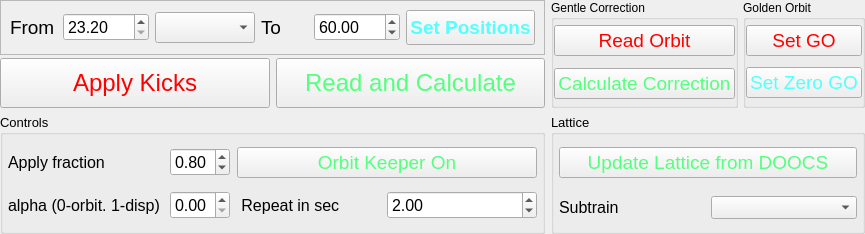
         <widget class="QWidget" name="widget_4" native="true">
          <layout class="QGridLayout" name="gridLayout_9">
           <property name="leftMargin">
            <number>0</number>
           </property>
           <property name="topMargin">
            <number>0</number>
           </property>
           <property name="rightMargin">
            <number>0</number>
           </property>
           <property name="bottomMargin">
            <number>0</number>
           </property>
           <item row="1" column="0" colspan="2">
            <widget class="QGroupBox" name="groupBox_4">
             <property name="minimumSize">
              <size>
               <width>0</width>
               <height>120</height>
              </size>
             </property>
             <property name="font">
              <font>
               <pointsize>10</pointsize>
              </font>
             </property>
             <property name="title">
              <string>Controls</string>
             </property>
             <layout class="QGridLayout" name="gridLayout_24">
              <property name="leftMargin">
               <number>5</number>
              </property>
              <property name="topMargin">
               <number>0</number>
              </property>
              <property name="rightMargin">
               <number>5</number>
              </property>
              <property name="bottomMargin">
               <number>0</number>
              </property>
              <property name="horizontalSpacing">
               <number>7</number>
              </property>
              <property name="verticalSpacing">
               <number>1</number>
              </property>
              <item row="0" column="1">
               <widget class="QDoubleSpinBox" name="sb_apply_fraction">
                <property name="font">
                 <font>
                  <pointsize>12</pointsize>
                 </font>
                </property>
                <property name="locale">
                 <locale language="English" country="UnitedStates"/>
                </property>
                <property name="minimum">
                 <double>0.000000000000000</double>
                </property>
                <property name="maximum">
                 <double>1.000000000000000</double>
                </property>
                <property name="singleStep">
                 <double>0.100000000000000</double>
                </property>
                <property name="value">
                 <double>0.800000000000000</double>
                </property>
               </widget>
              </item>
              <item row="2" column="1">
               <widget class="QDoubleSpinBox" name="sb_alpha">
                <property name="font">
                 <font>
                  <pointsize>12</pointsize>
                 </font>
                </property>
                <property name="locale">
                 <locale language="English" country="UnitedStates"/>
                </property>
                <property name="minimum">
                 <double>0.000000000000000</double>
                </property>
                <property name="maximum">
                 <double>1.000000000000000</double>
                </property>
                <property name="singleStep">
                 <double>0.100000000000000</double>
                </property>
                <property name="value">
                 <double>0.000000000000000</double>
                </property>
               </widget>
              </item>
              <item row="0" column="3">
               <widget class="QPushButton" name="pb_feedback">
                <property name="enabled">
                 <bool>true</bool>
                </property>
                <property name="sizePolicy">
                 <sizepolicy hsizetype="Preferred" vsizetype="Minimum">
                  <horstretch>0</horstretch>
                  <verstretch>0</verstretch>
                 </sizepolicy>
                </property>
                <property name="minimumSize">
                 <size>
                  <width>300</width>
                  <height>0</height>
                 </size>
                </property>
                <property name="font">
                 <font>
                  <pointsize>14</pointsize>
                 </font>
                </property>
                <property name="styleSheet">
                 <string notr="true">color: rgb(85, 255, 127); font-size: 14pt;</string>
                </property>
                <property name="text">
                 <string>Orbit Keeper On</string>
                </property>
               </widget>
              </item>
              <item row="2" column="0">
               <widget class="QLabel" name="label_7">
                <property name="font">
                 <font>
                  <pointsize>12</pointsize>
                 </font>
                </property>
                <property name="text">
                 <string>alpha (0-orbit. 1-disp)</string>
                </property>
               </widget>
              </item>
              <item row="0" column="0">
               <widget class="QLabel" name="label_12">
                <property name="font">
                 <font>
                  <pointsize>12</pointsize>
                 </font>
                </property>
                <property name="text">
                 <string>Apply fraction             </string>
                </property>
               </widget>
              </item>
              <item row="2" column="3">
               <layout class="QHBoxLayout" name="horizontalLayout_24">
                <item>
                 <widget class="QLabel" name="label_8">
                  <property name="font">
                   <font>
                    <pointsize>12</pointsize>
                   </font>
                  </property>
                  <property name="text">
                   <string> Repeat in sec</string>
                  </property>
                 </widget>
                </item>
                <item>
                 <widget class="QDoubleSpinBox" name="sb_feedback_sec">
                  <property name="font">
                   <font>
                    <pointsize>12</pointsize>
                   </font>
                  </property>
                  <property name="locale">
                   <locale language="English" country="UnitedStates"/>
                  </property>
                  <property name="minimum">
                   <double>1.000000000000000</double>
                  </property>
                  <property name="maximum">
                   <double>30.000000000000000</double>
                  </property>
                  <property name="singleStep">
                   <double>1.000000000000000</double>
                  </property>
                  <property name="value">
                   <double>2.000000000000000</double>
                  </property>
                 </widget>
                </item>
               </layout>
              </item>
             </layout>
            </widget>
           </item>
           <item row="0" column="0" colspan="2">
            <layout class="QGridLayout" name="gridLayout_4">
             <property name="verticalSpacing">
              <number>3</number>
             </property>
             <item row="4" column="0">
              <widget class="QPushButton" name="pb_apply_kicks">
               <property name="minimumSize">
                <size>
                 <width>150</width>
                 <height>50</height>
                </size>
               </property>
               <property name="font">
                <font>
                 <pointsize>18</pointsize>
                 <weight>50</weight>
                 <bold>false</bold>
                </font>
               </property>
               <property name="styleSheet">
                <string notr="true">color: rgb(255, 0, 0); font-size: 18pt;</string>
               </property>
               <property name="text">
                <string>Apply Kicks</string>
               </property>
              </widget>
             </item>
             <item row="2" column="0" colspan="2">
              <widget class="QFrame" name="frame">
               <property name="frameShape">
                <enum>QFrame::StyledPanel</enum>
               </property>
               <property name="frameShadow">
                <enum>QFrame::Raised</enum>
               </property>
               <layout class="QHBoxLayout" name="horizontalLayout_5">
                <item>
                 <widget class="QLabel" name="label">
                  <property name="maximumSize">
                   <size>
                    <width>75</width>
                    <height>16777215</height>
                   </size>
                  </property>
                  <property name="font">
                   <font>
                    <pointsize>14</pointsize>
                   </font>
                  </property>
                  <property name="text">
                   <string>From</string>
                  </property>
                 </widget>
                </item>
                <item>
                 <widget class="QDoubleSpinBox" name="sb_lat_from">
                  <property name="font">
                   <font>
                    <pointsize>12</pointsize>
                   </font>
                  </property>
                  <property name="locale">
                   <locale language="English" country="UnitedStates"/>
                  </property>
                  <property name="minimum">
                   <double>23.199999999999999</double>
                  </property>
                  <property name="maximum">
                   <double>2500.000000000000000</double>
                  </property>
                  <property name="singleStep">
                   <double>50.000000000000000</double>
                  </property>
                  <property name="value">
                   <double>23.199999999999999</double>
                  </property>
                 </widget>
                </item>
                <item>
                 <widget class="QComboBox" name="cb_lattice">
                  <property name="minimumSize">
                   <size>
                    <width>0</width>
                    <height>0</height>
                   </size>
                  </property>
                  <property name="font">
                   <font>
                    <pointsize>14</pointsize>
                   </font>
                  </property>
                 </widget>
                </item>
                <item>
                 <widget class="QLabel" name="label_2">
                  <property name="maximumSize">
                   <size>
                    <width>50</width>
                    <height>16777215</height>
                   </size>
                  </property>
                  <property name="font">
                   <font>
                    <pointsize>14</pointsize>
                   </font>
                  </property>
                  <property name="text">
                   <string>To</string>
                  </property>
                 </widget>
                </item>
                <item>
                 <widget class="QDoubleSpinBox" name="sb_lat_to">
                  <property name="font">
                   <font>
                    <pointsize>12</pointsize>
                   </font>
                  </property>
                  <property name="locale">
                   <locale language="English" country="UnitedStates"/>
                  </property>
                  <property name="minimum">
                   <double>23.199999999999999</double>
                  </property>
                  <property name="maximum">
                   <double>2500.000000000000000</double>
                  </property>
                  <property name="singleStep">
                   <double>50.000000000000000</double>
                  </property>
                  <property name="value">
                   <double>60.000000000000000</double>
                  </property>
                 </widget>
                </item>
                <item>
                 <widget class="QPushButton" name="pb_set_pos">
                  <property name="minimumSize">
                   <size>
                    <width>0</width>
                    <height>35</height>
                   </size>
                  </property>
                  <property name="font">
                   <font>
                    <pointsize>14</pointsize>
                    <weight>75</weight>
                    <bold>true</bold>
                   </font>
                  </property>
                  <property name="styleSheet">
                   <string notr="true">color: rgb(85, 255, 255);</string>
                  </property>
                  <property name="text">
                   <string>Set Positions</string>
                  </property>
                 </widget>
                </item>
               </layout>
              </widget>
             </item>
             <item row="4" column="1">
              <widget class="QPushButton" name="pb_correct_orbit">
               <property name="minimumSize">
                <size>
                 <width>0</width>
                 <height>50</height>
                </size>
               </property>
               <property name="font">
                <font>
                 <pointsize>18</pointsize>
                 <weight>50</weight>
                 <bold>false</bold>
                </font>
               </property>
               <property name="styleSheet">
                <string notr="true">color: rgb(85, 255, 127); font-size: 18pt;</string>
               </property>
               <property name="text">
                <string>Read and Calculate</string>
               </property>
              </widget>
             </item>
            </layout>
           </item>
           <item row="1" column="3">
            <widget class="QGroupBox" name="groupBox_5">
             <property name="minimumSize">
              <size>
               <width>0</width>
               <height>100</height>
              </size>
             </property>
             <property name="font">
              <font>
               <pointsize>10</pointsize>
              </font>
             </property>
             <property name="title">
              <string>Lattice</string>
             </property>
             <layout class="QGridLayout" name="gridLayout_26">
              <property name="leftMargin">
               <number>5</number>
              </property>
              <property name="topMargin">
               <number>0</number>
              </property>
              <property name="rightMargin">
               <number>5</number>
              </property>
              <property name="bottomMargin">
               <number>0</number>
              </property>
              <item row="1" column="0">
               <layout class="QHBoxLayout" name="horizontalLayout">
                <item>
                 <widget class="QLabel" name="label_14">
                  <property name="sizePolicy">
                   <sizepolicy hsizetype="Minimum" vsizetype="Minimum">
                    <horstretch>0</horstretch>
                    <verstretch>0</verstretch>
                   </sizepolicy>
                  </property>
                  <property name="font">
                   <font>
                    <pointsize>12</pointsize>
                   </font>
                  </property>
                  <property name="text">
                   <string>Subtrain</string>
                  </property>
                 </widget>
                </item>
                <item>
                 <widget class="QComboBox" name="combo_subtrain"/>
                </item>
               </layout>
              </item>
              <item row="0" column="0">
               <widget class="QPushButton" name="pb_update_lat">
                <property name="enabled">
                 <bool>true</bool>
                </property>
                <property name="minimumSize">
                 <size>
                  <width>0</width>
                  <height>0</height>
                 </size>
                </property>
                <property name="font">
                 <font>
                  <pointsize>14</pointsize>
                 </font>
                </property>
                <property name="styleSheet">
                 <string notr="true">color: rgb(85, 255, 127); font-size: 14pt;</string>
                </property>
                <property name="text">
                 <string>Update Lattice from DOOCS</string>
                </property>
               </widget>
              </item>
             </layout>
            </widget>
           </item>
           <item row="0" column="3">
            <layout class="QHBoxLayout" name="horizontalLayout_2">
             <property name="spacing">
              <number>5</number>
             </property>
             <item>
              <widget class="QGroupBox" name="groupBox_11">
               <property name="minimumSize">
                <size>
                 <width>0</width>
                 <height>0</height>
                </size>
               </property>
               <property name="title">
                <string>Gentle Correction</string>
               </property>
               <layout class="QGridLayout" name="gridLayout_40">
                <property name="leftMargin">
                 <number>0</number>
                </property>
                <property name="topMargin">
                 <number>0</number>
                </property>
                <property name="rightMargin">
                 <number>0</number>
                </property>
                <property name="bottomMargin">
                 <number>0</number>
                </property>
                <property name="verticalSpacing">
                 <number>7</number>
                </property>
                <item row="0" column="0">
                 <widget class="QPushButton" name="pb_read_orbit">
                  <property name="sizePolicy">
                   <sizepolicy hsizetype="Minimum" vsizetype="Fixed">
                    <horstretch>0</horstretch>
                    <verstretch>0</verstretch>
                   </sizepolicy>
                  </property>
                  <property name="minimumSize">
                   <size>
                    <width>0</width>
                    <height>0</height>
                   </size>
                  </property>
                  <property name="maximumSize">
                   <size>
                    <width>16777215</width>
                    <height>16777215</height>
                   </size>
                  </property>
                  <property name="font">
                   <font>
                    <pointsize>14</pointsize>
                    <weight>50</weight>
                    <bold>false</bold>
                   </font>
                  </property>
                  <property name="styleSheet">
                   <string notr="true">color: rgb(255, 0, 0); font-size: 14pt;</string>
                  </property>
                  <property name="text">
                   <string>Read Orbit</string>
                  </property>
                 </widget>
                </item>
                <item row="1" column="0">
                 <widget class="QPushButton" name="pb_calculate">
                  <property name="sizePolicy">
                   <sizepolicy hsizetype="Minimum" vsizetype="Fixed">
                    <horstretch>0</horstretch>
                    <verstretch>0</verstretch>
                   </sizepolicy>
                  </property>
                  <property name="minimumSize">
                   <size>
                    <width>0</width>
                    <height>0</height>
                   </size>
                  </property>
                  <property name="maximumSize">
                   <size>
                    <width>16777215</width>
                    <height>16777215</height>
                   </size>
                  </property>
                  <property name="font">
                   <font>
                    <pointsize>14</pointsize>
                   </font>
                  </property>
                  <property name="styleSheet">
                   <string notr="true">color: rgb(85, 255, 127); font-size: 14pt;</string>
                  </property>
                  <property name="text">
                   <string>Calculate Correction</string>
                  </property>
                 </widget>
                </item>
               </layout>
              </widget>
             </item>
             <item>
              <widget class="QGroupBox" name="groupBox_6">
               <property name="title">
                <string>Golden Orbit</string>
               </property>
               <layout class="QGridLayout" name="gridLayout_28">
                <property name="leftMargin">
                 <number>0</number>
                </property>
                <property name="topMargin">
                 <number>0</number>
                </property>
                <property name="rightMargin">
                 <number>0</number>
                </property>
                <property name="bottomMargin">
                 <number>0</number>
                </property>
                <item row="0" column="0">
                 <widget class="QPushButton" name="pb_set_golden">
                  <property name="sizePolicy">
                   <sizepolicy hsizetype="Minimum" vsizetype="Fixed">
                    <horstretch>0</horstretch>
                    <verstretch>0</verstretch>
                   </sizepolicy>
                  </property>
                  <property name="minimumSize">
                   <size>
                    <width>0</width>
                    <height>0</height>
                   </size>
                  </property>
                  <property name="maximumSize">
                   <size>
                    <width>16777215</width>
                    <height>16777215</height>
                   </size>
                  </property>
                  <property name="font">
                   <font>
                    <pointsize>14</pointsize>
                    <weight>50</weight>
                    <bold>false</bold>
                   </font>
                  </property>
                  <property name="styleSheet">
                   <string notr="true">color: rgb(255, 0, 0); font-size: 14pt;</string>
                  </property>
                  <property name="text">
                   <string>Set GO</string>
                  </property>
                 </widget>
                </item>
                <item row="1" column="0">
                 <widget class="QPushButton" name="pb_zero_gold">
                  <property name="sizePolicy">
                   <sizepolicy hsizetype="Minimum" vsizetype="Fixed">
                    <horstretch>0</horstretch>
                    <verstretch>0</verstretch>
                   </sizepolicy>
                  </property>
                  <property name="minimumSize">
                   <size>
                    <width>0</width>
                    <height>0</height>
                   </size>
                  </property>
                  <property name="maximumSize">
                   <size>
                    <width>16777215</width>
                    <height>16777215</height>
                   </size>
                  </property>
                  <property name="font">
                   <font>
                    <pointsize>14</pointsize>
                   </font>
                  </property>
                  <property name="styleSheet">
                   <string notr="true">color: rgb(85, 255, 255); font-size: 14pt;</string>
                  </property>
                  <property name="text">
                   <string>Set Zero GO</string>
                  </property>
                 </widget>
                </item>
               </layout>
              </widget>
             </item>
            </layout>
           </item>
          </layout>
         </widget>
